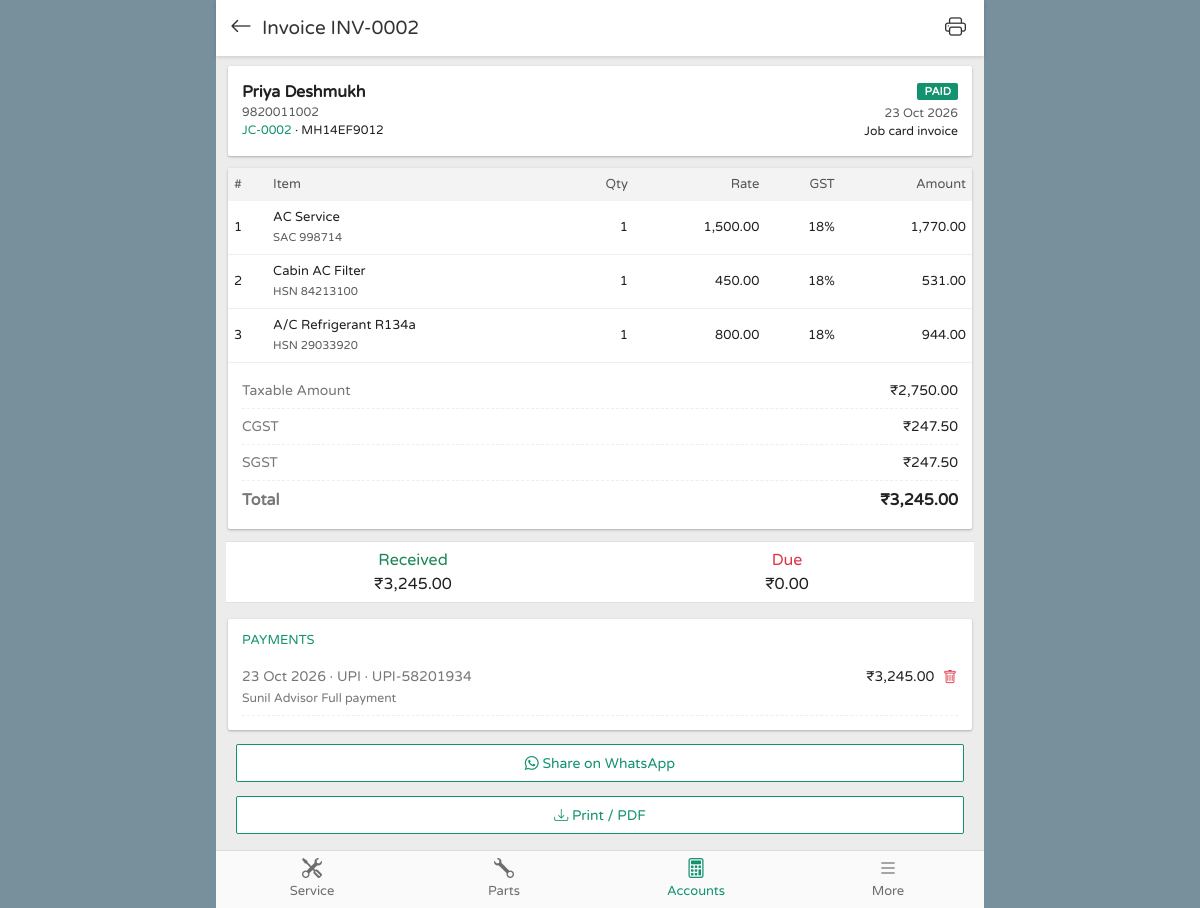
Screenshot of /invoice.php?id=2 (signed in) with the database file from the repository.
### tables this page shows
CREATE TABLE invoices (
  id               INT UNSIGNED NOT NULL AUTO_INCREMENT,
  invoice_no       VARCHAR(20)   NOT NULL,
  type             ENUM('job','counter') NOT NULL DEFAULT 'job',
  job_card_id      INT UNSIGNED  NULL,
  customer_id      INT UNSIGNED  NULL,
  customer_name    VARCHAR(100)  NULL,    
  customer_mobile  VARCHAR(15)   NULL,
  invoice_date     DATE          NOT NULL,
  place_of_supply  CHAR(2)       NOT NULL DEFAULT '27',
  is_igst          TINYINT(1)    NOT NULL DEFAULT 0,
  gst_enabled      TINYINT(1)    NOT NULL DEFAULT 1,    
  subtotal         DECIMAL(12,2) NOT NULL DEFAULT 0,    
  discount         DECIMAL(12,2) NOT NULL DEFAULT 0,
  cgst             DECIMAL(12,2) NOT NULL DEFAULT 0,
  sgst             DECIMAL(12,2) NOT NULL DEFAULT 0,
  igst             DECIMAL(12,2) NOT NULL DEFAULT 0,
  round_off        DECIMAL(6,2)  NOT NULL DEFAULT 0,
  total            DECIMAL(12,2) NOT NULL DEFAULT 0,
  paid             DECIMAL(12,2) NOT NULL DEFAULT 0,
  balance          DECIMAL(12,2) NOT NULL DEFAULT 0,
  status           ENUM('unpaid','partial','paid','cancelled') NOT NULL DEFAULT 'unpaid',
  notes            TEXT          NULL,
  created_by       INT UNSIGNED  NULL,
  created_at       DATETIME      NOT NULL DEFAULT CURRENT_TIMESTAMP,
  PRIMARY KEY (id),
  UNIQUE KEY uq_invoice_no (invoice_no),
  UNIQUE KEY uq_invoice_jc (job_card_id),
  KEY idx_inv_date (invoice_date),
  KEY idx_inv_status (status),
  KEY idx_inv_customer (customer_id),
  CONSTRAINT fk_inv_jc       FOREIGN KEY (job_card_id) REFERENCES job_cards(id) ON DELETE RESTRICT,
  CONSTRAINT fk_inv_customer FOREIGN KEY (customer_id) REFERENCES customers(id) ON DELETE RESTRICT,
  CONSTRAINT fk_inv_user     FOREIGN KEY (created_by)  REFERENCES users(id)     ON DELETE SET NULL
);

CREATE TABLE customers (
  id          INT UNSIGNED NOT NULL AUTO_INCREMENT,
  name        VARCHAR(100) NOT NULL,
  mobile      VARCHAR(15)  NOT NULL,
  alt_mobile  VARCHAR(15)  NULL,
  email       VARCHAR(100) NULL,
  address     TEXT         NULL,
  city        VARCHAR(60)  NULL,
  gstin       VARCHAR(15)  NULL,
  notes       TEXT         NULL,
  created_at  DATETIME     NOT NULL DEFAULT CURRENT_TIMESTAMP,
  PRIMARY KEY (id),
  UNIQUE KEY uq_customers_mobile (mobile),
  KEY idx_customers_name (name)
);

CREATE TABLE job_cards (
  id                 INT UNSIGNED NOT NULL AUTO_INCREMENT,
  jc_no              VARCHAR(20)   NOT NULL,
  customer_id        INT UNSIGNED  NOT NULL,
  vehicle_id         INT UNSIGNED  NOT NULL,
  advisor_id         INT UNSIGNED  NULL,
  technician_id      INT UNSIGNED  NULL,
  status             ENUM('estimate','approved','in_progress','ready','invoiced','delivered','cancelled')
                     NOT NULL DEFAULT 'estimate',
  odometer_in        INT UNSIGNED  NULL,
  fuel_level         TINYINT UNSIGNED NULL,           
  belongings         TEXT          NULL,
  damage_notes       TEXT          NULL,
  expected_delivery  DATETIME      NULL,
  delivered_at       DATETIME      NULL,
  labour_total       DECIMAL(12,2) NOT NULL DEFAULT 0,   
  parts_total        DECIMAL(12,2) NOT NULL DEFAULT 0,   
  tax_total          DECIMAL(12,2) NOT NULL DEFAULT 0,
  discount           DECIMAL(12,2) NOT NULL DEFAULT 0,
  grand_total        DECIMAL(12,2) NOT NULL DEFAULT 0,
  notes              TEXT          NULL,
  created_at         DATETIME      NOT NULL DEFAULT CURRENT_TIMESTAMP,
  updated_at         DATETIME      NULL DEFAULT CURRENT_TIMESTAMP ON UPDATE CURRENT_TIMESTAMP,
  PRIMARY KEY (id),
  UNIQUE KEY uq_jc_no (jc_no),
  KEY idx_jc_status (status),
  KEY idx_jc_created (created_at),
  KEY idx_jc_customer (customer_id),
  KEY idx_jc_vehicle (vehicle_id),
  KEY idx_jc_technician (technician_id),
  CONSTRAINT fk_jc_customer   FOREIGN KEY (customer_id)   REFERENCES customers(id) ON DELETE RESTRICT,
  CONSTRAINT fk_jc_vehicle    FOREIGN KEY (vehicle_id)    REFERENCES vehicles(id)  ON DELETE RESTRICT,
  CONSTRAINT fk_jc_advisor    FOREIGN KEY (advisor_id)    REFERENCES users(id)     ON DELETE SET NULL,
  CONSTRAINT fk_jc_technician FOREIGN KEY (technician_id) REFERENCES users(id)     ON DELETE SET NULL
);

CREATE TABLE vehicles (
  id                 INT UNSIGNED NOT NULL AUTO_INCREMENT,
  customer_id        INT UNSIGNED NOT NULL,
  reg_no             VARCHAR(20)  NOT NULL,
  make               VARCHAR(50)  NOT NULL,
  model              VARCHAR(50)  NOT NULL,
  variant            VARCHAR(50)  NULL,
  fuel_type          ENUM('petrol','diesel','cng','ev','other') NOT NULL DEFAULT 'petrol',
  year               SMALLINT UNSIGNED NULL,
  color              VARCHAR(30)  NULL,
  chassis_no         VARCHAR(40)  NULL,
  engine_no          VARCHAR(40)  NULL,
  odometer           INT UNSIGNED NULL,
  insurance_company  VARCHAR(100) NULL,
  policy_no          VARCHAR(50)  NULL,
  insurance_expiry   DATE         NULL,
  puc_expiry         DATE         NULL,
  next_service_date  DATE         NULL,
  next_service_km    INT UNSIGNED NULL,
  created_at         DATETIME     NOT NULL DEFAULT CURRENT_TIMESTAMP,
  PRIMARY KEY (id),
  UNIQUE KEY uq_vehicles_reg (reg_no),
  KEY idx_vehicles_customer (customer_id),
  KEY idx_vehicles_chassis (chassis_no),
  KEY idx_vehicles_insurance (insurance_expiry),
  KEY idx_vehicles_puc (puc_expiry),
  KEY idx_vehicles_service (next_service_date),
  CONSTRAINT fk_vehicles_customer FOREIGN KEY (customer_id) REFERENCES customers(id)
    ON DELETE RESTRICT ON UPDATE CASCADE
);

CREATE TABLE invoice_items (
  id           INT UNSIGNED NOT NULL AUTO_INCREMENT,
  invoice_id   INT UNSIGNED  NOT NULL,
  item_type    ENUM('part','labour') NOT NULL,
  part_id      INT UNSIGNED  NULL,
  description  VARCHAR(200)  NOT NULL,
  hsn_sac      VARCHAR(10)   NULL,
  qty          DECIMAL(10,2) NOT NULL DEFAULT 1,
  rate         DECIMAL(10,2) NOT NULL DEFAULT 0,
  discount     DECIMAL(10,2) NOT NULL DEFAULT 0,
  gst_rate     DECIMAL(5,2)  NOT NULL DEFAULT 18.00,
  taxable      DECIMAL(12,2) NOT NULL DEFAULT 0,
  tax          DECIMAL(12,2) NOT NULL DEFAULT 0,
  amount       DECIMAL(12,2) NOT NULL DEFAULT 0,    
  PRIMARY KEY (id),
  KEY idx_ii_invoice (invoice_id),
  KEY idx_ii_part (part_id),
  CONSTRAINT fk_ii_invoice FOREIGN KEY (invoice_id) REFERENCES invoices(id) ON DELETE CASCADE,
  CONSTRAINT fk_ii_part    FOREIGN KEY (part_id)    REFERENCES parts(id)    ON DELETE RESTRICT
);

CREATE TABLE payments (
  id            INT UNSIGNED NOT NULL AUTO_INCREMENT,
  invoice_id    INT UNSIGNED  NOT NULL,
  customer_id   INT UNSIGNED  NULL,
  amount        DECIMAL(12,2) NOT NULL,
  mode          ENUM('cash','upi','card','bank','cheque') NOT NULL DEFAULT 'cash',
  reference_no  VARCHAR(60)   NULL,
  payment_date  DATE          NOT NULL,
  note          VARCHAR(255)  NULL,
  user_id       INT UNSIGNED  NULL,
  created_at    DATETIME      NOT NULL DEFAULT CURRENT_TIMESTAMP,
  PRIMARY KEY (id),
  KEY idx_pay_invoice (invoice_id),
  KEY idx_pay_date (payment_date),
  KEY idx_pay_customer (customer_id),
  CONSTRAINT fk_pay_invoice  FOREIGN KEY (invoice_id)  REFERENCES invoices(id)  ON DELETE RESTRICT,
  CONSTRAINT fk_pay_customer FOREIGN KEY (customer_id) REFERENCES customers(id) ON DELETE RESTRICT,
  CONSTRAINT fk_pay_user     FOREIGN KEY (user_id)     REFERENCES users(id)     ON DELETE SET NULL
);

CREATE TABLE users (
  id             INT UNSIGNED NOT NULL AUTO_INCREMENT,
  name           VARCHAR(100) NOT NULL,
  mobile         VARCHAR(15)  NOT NULL,
  email          VARCHAR(100) NULL,
  password_hash  VARCHAR(255) NOT NULL,
  role           ENUM('admin','advisor','technician') NOT NULL DEFAULT 'advisor',
  language       CHAR(2)      NOT NULL DEFAULT 'en',
  is_active      TINYINT(1)   NOT NULL DEFAULT 1,
  last_login     DATETIME     NULL,
  created_at     DATETIME     NOT NULL DEFAULT CURRENT_TIMESTAMP,
  PRIMARY KEY (id),
  UNIQUE KEY uq_users_mobile (mobile),
  KEY idx_users_role (role)
);

### includes/helpers.php (called while the page is built, shortened)
<?php
function base_url(): string
{
    static $base = null;
    if ($base !== null) return $base;
    $root = str_replace('\\', '/', realpath(__DIR__ . '/..'));
    $doc  = str_replace('\\', '/', realpath($_SERVER['DOCUMENT_ROOT'] ?? '') ?: '');
    if ($doc !== '' && strpos($root, $doc) === 0) {
        $base = substr($root, strlen($doc));
    } else {
        $script = str_replace('\\', '/', $_SERVER['SCRIPT_NAME'] ?? '');
        $base = preg_replace('#/(api|print)/[^/]*$#', '', $script);
        $base = preg_replace('#/[^/]*\.php$#', '', $base);
    }
    return $base = rtrim($base, '/');
}
function url(string $path = ''): string { return base_url() . '/' . ltrim($path, '/'); }
function e($s): string { return htmlspecialchars((string) ($s ?? ''), ENT_QUOTES | ENT_SUBSTITUTE, 'UTF-8'); }
function inr($n, int $dec = 2): string
{
    $n = (float) $n;
    $neg = $n < 0; $n = abs($n);
    $parts = explode('.', number_format($n, $dec, '.', ''));
    $int = $parts[0];
    $last3 = substr($int, -3);
    $rest = substr($int, 0, -3);
    if ($rest !== '' && $rest !== false) $rest = preg_replace('/\B(?=(\d{2})+(?!\d))/', ',', $rest) . ',';
    $out = ($rest ?: '') . $last3 . ($dec ? '.' . $parts[1] : '');
    return ($neg ? '-' : '') . $out;
}
function money($n, int $dec = 2): string { return ((float) $n < 0 ? '-₹' : '₹') . inr(abs((float) $n), $dec); }
function qty($n): string { $n = (float) $n; return floor($n) == $n ? (string) (int) $n : rtrim(rtrim(number_format($n, 2, '.', ''), '0'), '.'); }
function fmt_date($d, string $f = 'd M Y'): string { return $d ? date($f, strtotime((string) $d)) : '-'; }
function input(string $key, $default = '')
{
    $v = $_POST[$key] ?? $_GET[$key] ?? $default;
    return is_string($v) ? trim($v) : $v;
}
function input_int(string $key, int $default = 0): int { $v = input($key, $default); return is_numeric($v) ? (int) $v : $default; }

### includes/db.php (called while the page is built, shortened)
<?php
function db(): PDO
{
    static $pdo = null;
    if ($pdo === null) {
        $dsn = 'mysql:host=' . DB_HOST . ';port=' . DB_PORT . ';dbname=' . DB_NAME . ';charset=utf8mb4';
        try {
            $pdo = new PDO($dsn, DB_USER, DB_PASS, [
                PDO::ATTR_ERRMODE            => PDO::ERRMODE_EXCEPTION,
                PDO::ATTR_DEFAULT_FETCH_MODE => PDO::FETCH_ASSOC,
                PDO::ATTR_EMULATE_PREPARES   => false,
            ]);
            $pdo->exec("SET time_zone = '+05:30'");
        } catch (PDOException $e) {
            http_response_code(500);
            exit(APP_DEBUG ? 'Database connection failed: ' . htmlspecialchars($e->getMessage())
                           : 'Database connection failed. Check config.php');
        }
    }
    return $pdo;
}
function q(string $sql, array $params = []): PDOStatement
{
    $st = db()->prepare($sql);
    $st->execute(array_values($params));
    return $st;
}
function row(string $sql, array $params = []): ?array
{
    $r = q($sql, $params)->fetch();
    return $r === false ? null : $r;
}
function rows(string $sql, array $params = []): array
{
    return q($sql, $params)->fetchAll();
}

### includes/lang.php (called while the page is built, shortened)
<?php
function lang(): string
{
    if (!empty($_SESSION['lang']) && isset(LANGS[$_SESSION['lang']])) return $_SESSION['lang'];
    $d = function_exists('setting') ? (string) setting('default_language') : 'en';
    return isset(LANGS[$d]) ? $d : 'en';
}
function t(string $key): string
{
    static $dict = [];
    $l = lang();
    if (!isset($dict['en'])) $dict['en'] = require __DIR__ . '/lang/en.php';
    return $dict[$l][$key] ?? $dict['en'][$key] ?? ucfirst(str_replace('_', ' ', $key));
}
function te(string $key): string { return e(t($key)); }

### includes/auth.php (called while the page is built, shortened)
<?php
function current_user(): ?array
{
    static $u = false;
    if ($u !== false) return $u;
    $id = $_SESSION['uid'] ?? 0;
    $u = row('SELECT id, name, mobile, email, role, language, is_active FROM users WHERE id = ?', [$id]);
    return $u;
}
function role(): string { return current_user()['role'] ?? ''; }
function is_admin(): bool { return role() === 'admin'; }
function require_login(): array
{
    $u = current_user();
    return $u;
}
function require_perm(string $perm): void
{
    require_login();
}

### invoice.php (the view, shortened to what this page needs)
<?php
require_perm('invoice');
$id = input_int('id');
$inv = row('SELECT i.*, c.name AS cname, c.mobile AS cmobile, jc.jc_no, jc.vehicle_id, v.reg_no FROM invoices i
    LEFT JOIN customers c ON c.id = i.customer_id LEFT JOIN job_cards jc ON jc.id = i.job_card_id LEFT JOIN vehicles v ON v.id = jc.vehicle_id WHERE i.id = ?', [$id]);
$items = rows('SELECT * FROM invoice_items WHERE invoice_id = ? ORDER BY item_type DESC, id', [$id]);
$pays = rows('SELECT p.*, u.name AS uname FROM payments p LEFT JOIN users u ON u.id = p.user_id WHERE invoice_id = ? ORDER BY payment_date, id', [$id]);
$name = $inv['cname'] ?: $inv['customer_name'];
$mobile = $inv['cmobile'] ?: $inv['customer_mobile'];
$header_right = '<a class="hdr-icon" target="_blank" href="' . url('print/invoice.php?id=' . $id) . '"><i class="bi bi-printer"></i></a>';
include __DIR__ . '/includes/header.php';
$cls = ['paid' => 'st-paid', 'partial' => 'st-wip', 'unpaid' => 'st-due', 'cancelled' => 'st-cancelled'][$inv['status']];
?>
<div class="box">
  <div class="d-flex justify-content-between">
    <div><div class="fw-bold fs-6"><?= e($name ?: t('walk_in')) ?></div><div class="small text-muted"><?= e($mobile) ?></div>
      <?php if ($inv['jc_no']): ?><div class="small"><a href="<?= url('jobcard.php?id=' . $inv['job_card_id']) ?>"><?= e($inv['jc_no']) ?></a> · <?= e($inv['reg_no']) ?></div><?php endif; ?></div>
    <div class="text-end"><span class="badge-st <?= $cls ?>"><?= te('inv_' . $inv['status']) ?></span><div class="small text-muted mt-1"><?= e(fmt_date($inv['invoice_date'])) ?></div>
      <div class="small"><?= $inv['type'] === 'counter' ? te('counter_sale') : te('job_invoice') ?></div></div>
  </div>
</div>
<div class="box p-0">
  <table class="table-x">
    <tr><th>#</th><th><?= te('item') ?></th><th class="text-end"><?= te('qty') ?></th><th class="text-end"><?= te('rate') ?></th><?php if ($inv['gst_enabled']): ?><th class="text-end">GST</th><?php endif; ?><th class="text-end"><?= te('amount') ?></th></tr>
    <?php foreach ($items as $i => $it): ?>
    <tr><td><?= $i + 1 ?></td><td><?= e($it['description']) ?><br><small class="text-muted"><?= $it['item_type'] === 'labour' ? 'SAC' : 'HSN' ?> <?= e($it['hsn_sac']) ?></small></td>
      <td class="text-end"><?= qty($it['qty']) ?></td><td class="text-end"><?= inr($it['rate']) ?></td><?php if ($inv['gst_enabled']): ?><td class="text-end"><?= qty($it['gst_rate']) ?>%</td><?php endif; ?><td class="text-end"><?= inr($it['amount']) ?></td></tr>
    <?php endforeach; ?>
  </table>
  <div class="totals-box">
    <div class="kv"><span><?= te('taxable_amount') ?></span><span><?= money($inv['subtotal']) ?></span></div>
    <?php if (!$inv['gst_enabled']): ?>
    <?php elseif ($inv['is_igst']): ?><div class="kv"><span>IGST</span><span><?= money($inv['igst']) ?></span></div>
    <?php else: ?><div class="kv"><span>CGST</span><span><?= money($inv['cgst']) ?></span></div><div class="kv"><span>SGST</span><span><?= money($inv['sgst']) ?></span></div><?php endif; ?>
    <div class="kv"><span><?= te('total') ?></span><span><?= money($inv['total']) ?></span></div>
  </div>
</div>
<div class="tot-row bg-white mb-3"><div><div class="text-success"><?= te('received') ?></div><?= money($inv['paid']) ?></div><div><div class="text-danger"><?= te('due') ?></div><?= money($inv['balance']) ?></div></div>
<?php if ($pays): ?>
<div class="box"><h6><?= te('payments') ?></h6>
  <?php foreach ($pays as $p): ?>
  <div class="kv"><span><?= e(fmt_date($p['payment_date'])) ?> · <?= te('mode_' . $p['mode']) ?><?= $p['reference_no'] ? ' · ' . e($p['reference_no']) : '' ?><br><small><?= e($p['uname']) ?> <?= e($p['note']) ?></small></span>
    <span><?= money($p['amount']) ?><?php if (is_admin()): ?> <button class="btn btn-sm text-danger p-0 ms-1" data-post="invoices.php?action=delete_payment" data-params='{"id":<?= (int) $p['id'] ?>}' data-confirm="<?= te('are_you_sure') ?>" data-reload><i class="bi bi-trash"></i></button><?php endif; ?></span></div>
  <?php endforeach; ?>
</div>
<?php endif; ?>
<?php if ($inv['status'] !== 'cancelled'): ?>
  <?php if ($mobile): ?><a class="btn-main outline text-center pt-2" target="_blank" href="<?= url('print/invoice.php?id=' . $id . '&share=1') ?>"><i class="bi bi-whatsapp"></i> <?= te('share_whatsapp') ?></a><?php endif; ?>
  <a class="btn-main outline text-center pt-2" target="_blank" href="<?= url('print/invoice.php?id=' . $id . '&download=1') ?>"><i class="bi bi-download"></i> <?= te('print_pdf') ?></a>
<?php endif; ?>
<?php $page_script = ob_get_clean(); include __DIR__ . '/includes/footer.php'; ?>

### rows the page displays
invoices: customer.name "Priya Deshmukh", customer.mobile "9820011002", job_card.jc_no "JC-0002", vehicles.reg_no "MH14EF9012", status "PAID", invoice_date "23 Oct 2026", subtotal "₹2,750.00", cgst "₹247.50", sgst "₹247.50", total "₹3,245.00", paid "₹3,245.00", balance "₹0.00"
invoice_items: description "AC Service", item_type "SAC", hsn_sac "998714", qty "1", rate "1,500.00", gst_rate "18", amount "1,770.00"
invoice_items: description "Cabin AC Filter", item_type "HSN", hsn_sac "84213100", qty "1", rate "450.00", gst_rate "18", amount "531.00"
invoice_items: description "A/C Refrigerant R134a", item_type "HSN", hsn_sac "29033920", qty "1", rate "800.00", gst_rate "18", amount "944.00"
payments: payment_date "23 Oct 2026", mode "UPI", reference_no "UPI-58201934", user.name "Sunil Advisor", note "Full payment", amount "₹3,245.00"

### other values shown
$title_html "Invoice INV-0002"
te('job_invoice') "Job card invoice"
te('item') "Item"
te('qty') "Qty"
te('rate') "Rate"
te('amount') "Amount"
te('taxable_amount') "Taxable Amount"
te('total') "Total"
te('received') "Received"
te('due') "Due"
te('payments') "PAYMENTS"
te('share_whatsapp') "Share on WhatsApp"
te('print_pdf') "Print / PDF"
$label "Service"
$label "Parts"
